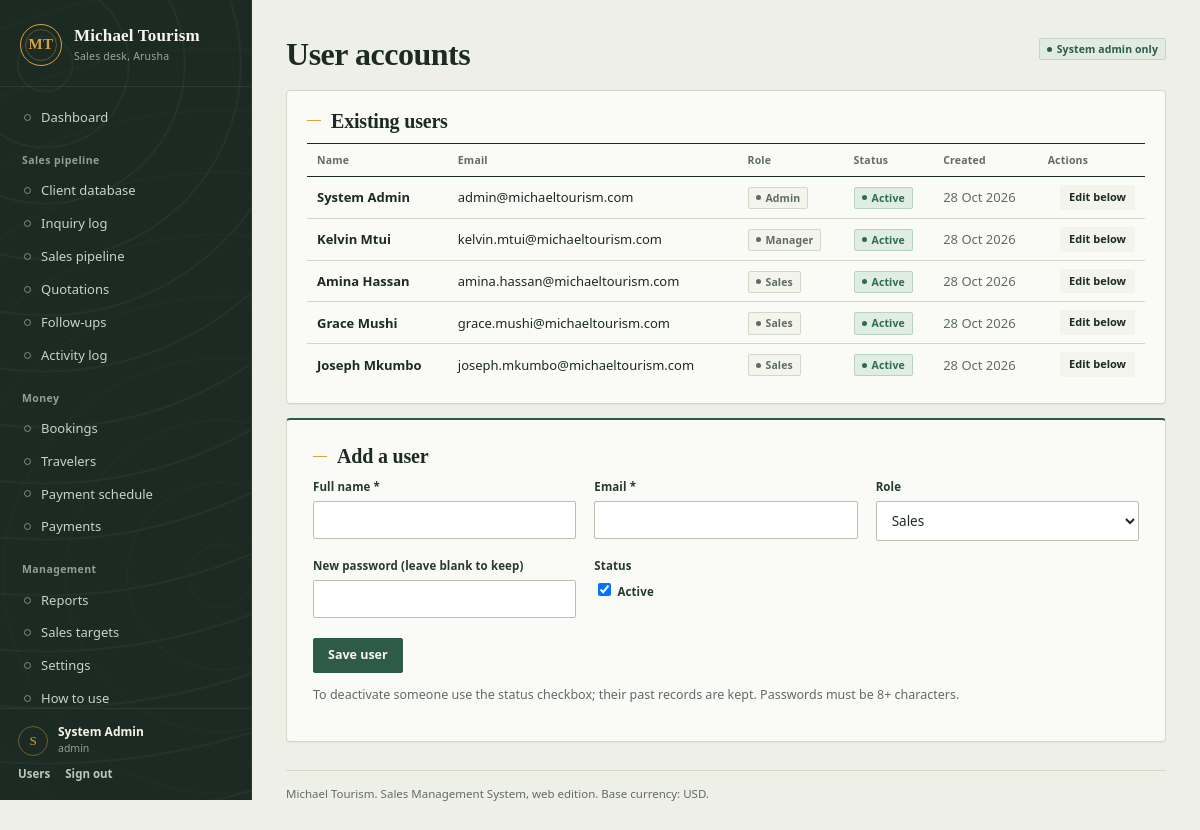
The app's page /users (signed in) with its own data.
### tables this page shows
CREATE TABLE IF NOT EXISTS `users` (
  `id`            INT AUTO_INCREMENT PRIMARY KEY,
  `name`          VARCHAR(100) NOT NULL,
  `email`         VARCHAR(150) NOT NULL UNIQUE,
  `salt`          VARCHAR(64)  NOT NULL,
  `password_hash` VARCHAR(64)  NOT NULL,
  `role`          ENUM('admin','manager','sales') NOT NULL DEFAULT 'sales',
  `active`        TINYINT(1) NOT NULL DEFAULT 1,
  `created_at`    TIMESTAMP NOT NULL DEFAULT CURRENT_TIMESTAMP
);

### app/controllers/users.php (called while the page is built, shortened)
<?php
function users_index(): void
{
    $rows = DB::all('SELECT id, name, email, role, active, created_at FROM users ORDER BY role, name');
    $editId = (int)($_GET['edit'] ?? 0);
    $u = $editId > 0 ? DB::one('SELECT id, name, email, role, active FROM users WHERE id=?', [$editId]) : null;
    view('users', compact('rows', 'u'));
}

### public/router.php (called while the page is built, shortened)
<?php
$script = str_replace('\\', '/', (string)($_SERVER['SCRIPT_NAME'] ?? '/router.php'));
$base   = rtrim(str_replace('\\', '/', dirname($script)), '/');
require __DIR__ . '/index.php';

### app/DB.php (called while the page is built, shortened)
<?php
final class DB
{
    private static $pdo = null;
    public static function pdo(): PDO
    {
        if (self::$pdo instanceof PDO) return self::$pdo;
        $dsn_host = Env::get('DB_HOST', '127.0.0.1');
        $dsn_port = Env::int('DB_PORT', 3306);
        $name     = Env::get('DB_NAME', '');
        $user     = Env::get('DB_USER', 'root');
        $pass     = Env::get('DB_PASS', '');
        $charset  = Env::get('DB_CHARSET', 'utf8mb4');
        $dsn = "mysql:host={$dsn_host};port={$dsn_port};dbname={$name};charset={$charset}";
        try {
            self::$pdo = new PDO($dsn, $user, $pass, [
                PDO::ATTR_ERRMODE            => PDO::ERRMODE_EXCEPTION,
                PDO::ATTR_DEFAULT_FETCH_MODE => PDO::FETCH_ASSOC,
                PDO::ATTR_EMULATE_PREPARES   => false,
            ]);
        } catch (PDOException $e) {
            http_response_code(500);
            error_log('DB connect failed: ' . $e->getMessage());
            exit('Database connection failed - check the credentials in .envWebVersion');
        }
        return self::$pdo;
    }
    public static function all(string $sql, array $params = []): array
    {
        $st = self::pdo()->prepare($sql);
        $st->execute($params);
        return $st->fetchAll();
    }
    public static function one(string $sql, array $params = []): ?array
    {
        $st = self::pdo()->prepare($sql);
        $st->execute($params);
        $row = $st->fetch();
        return $row === false ? null : $row;
    }
}

### app/Auth.php (called while the page is built, shortened)
<?php
final class Auth
{
    public static function user(): ?array
    {
        return DB::one('SELECT * FROM users WHERE id = ? AND active = 1', [$_SESSION['user_id']]);
    }
}

### app/Env.php (called while the page is built, shortened)
<?php
final class Env
{
    private static $values = [];
    public static function get(string $key, string $default = ''): string
    {
        $env = getenv($key);
        if ($env !== false && $env !== '') return $env;
        return self::$values[$key] ?? $default;
    }
}

### app/views/users.php (the view, shortened to what this page needs)
<div class="topbar"><h1>User accounts</h1><span class="bdg info">System admin only</span></div>
<div class="card full">
  <h2>Existing users</h2>
  <div class="tablewrap">
  <table class="grid">
    <thead><tr><th>Name</th><th>Email</th><th>Role</th><th>Status</th><th>Created</th><th class="ops">Actions</th></tr></thead>
    <tbody>
    <?php foreach ($rows as $r): ?>
      <tr>
        <td><b><?= e($r['name']) ?></b></td><td><?= e($r['email']) ?></td>
        <td><?= badge(ucfirst($r['role'])) ?></td>
        <td><?= badge($r['active'] ? 'Active' : 'Inactive') ?></td>
        <td class="dt"><?= e(date('d M Y', strtotime($r['created_at']))) ?></td>
        <td class="ops"><a class="btn tiny" href="<?= e(url('page=users&edit=' . (int)$r['id'])) ?>#user-form">Edit below</a></td>
      </tr>
    <?php endforeach; ?>
    </tbody>
  </table>
  </div>
</div>
<?php $eu = $u ?? null; ?>
<div class="card form" id="user-form">
  <h2><?= $eu ? 'Edit ' . e($eu['name']) : 'Add a user' ?></h2>
  <form method="post" action="<?= e(url('page=save_user')) ?>">
    <div class="fgrid">
      <div class="field"><label>Full name *</label><input type="text" name="name" required value="<?= e($eu['name'] ?? '') ?>"></div>
      <div class="field"><label>Email *</label><input type="email" name="email" required value="<?= e($eu['email'] ?? '') ?>"></div>
      <div class="field"><label>Role</label>
        <select name="role">
          <?php foreach (['sales', 'manager', 'admin'] as $role): ?>
            <option value="<?= $role ?>" <?= ($eu['role'] ?? 'sales') === $role ? 'selected' : '' ?>><?= ucfirst($role) ?></option>
          <?php endforeach; ?>
        </select></div>
      <div class="field"><label>New password (leave blank to keep)</label><input type="password" name="password" minlength="8"></div>
      <div class="field"><label>Status</label>
        <label class="chk"><input type="checkbox" name="active" <?= !$eu || $eu['active'] ? 'checked' : '' ?>> Active</label></div>
    </div>
    <div class="formfoot"><button class="btn primary" type="submit">Save user</button></div>
  </form>
  <p class="hint">To deactivate someone use the status checkbox; their past records are kept. Passwords must be 8+ characters.</p>
</div>

### app/helpers.php (shortened to what this page needs)
<?php
function base_path(): string
{
    static $base = null;
    if ($base !== null) return $base;
    $docRoot = realpath((string)($_SERVER['DOCUMENT_ROOT'] ?? ''));
    $public  = realpath(dirname(__DIR__) . '/public');
    if ($docRoot !== false && $docRoot !== '/' && $public !== false && str_starts_with($public, $docRoot)) {
        $rel = substr($public, strlen($docRoot));
        return $base = rtrim(str_replace('\\', '/', $rel), '/');
    }
    $script = str_replace('\\', '/', (string)($_SERVER['SCRIPT_NAME'] ?? ''));
    $dir    = rtrim(str_replace('\\', '/', dirname($script)), '/');
    return $base = $dir;
}
function route_path(string $query): string
{
    parse_str($query, $q);
    $page   = preg_replace('/[^a-z_]/', '', strtolower((string)($q['page'] ?? 'dashboard'))) ?: 'dashboard';
    $action = (string)($q['action'] ?? '');
    $edit   = (int)($q['edit'] ?? 0);
    $consumed = ['page' => true, 'action' => true, 'id' => true, 'edit' => true, 'token' => true];
    $extra    = array_diff_key($q, $consumed);
    switch ($page) {
        case 'dashboard':
            $path = '/';
            break;
        case 'logout':
            $path = '/logout';
            break;
        case 'reports':
        case 'help':
        case 'settings':
            $path = '/' . $page;
            break;
        case 'users':
            $path = $edit > 0 ? '/users/' . $edit . '/edit' : '/users';
            break;
        case 'save_user':
            $path = '/users/save';
            break;
        case 'draft_save':
            $path = '/drafts/save';
            break;
        case 'draft_discard':
            $path = '/drafts/discard';
            break;
        default:
            $slug = str_replace('_', '-', $page);
            $path = '/' . $slug;
            break;
    }
    $qs = $extra ? '?' . http_build_query($extra) : '';
    return $path . $qs;
}
function url(string $query): string
{
    return base_path() . route_path($query);
}
function asset_url(string $path): string
{
    return base_path() . '/assets/' . ltrim($path, '/');
}
function e(?string $s): string
{
    return htmlspecialchars((string)$s, ENT_QUOTES, 'UTF-8');
}
function base_currency(): string
{
    return strtoupper(Env::get('BASE_CURRENCY', 'USD'));
}
function badge(string $status): string
{
    $s = trim((string)$status);
    $map = [
        'Completed' => 'ok', 'Accepted' => 'ok', 'Paid' => 'ok', 'Active' => 'ok',
        'Confirmed' => 'ok', 'Won' => 'ok', 'Yes' => 'ok',
        'Scheduled' => 'info', 'Sent' => 'info', 'Prospect' => 'info', 'Partially Paid' => 'info',
        'Qualified' => 'info', 'In Progress' => 'info', 'Revised' => 'info', 'Refunded' => 'info',
        'Tentative' => 'warn', 'Pending' => 'warn', 'Unpaid' => 'warn', 'Overdue' => 'bad',
        'Partially Converted' => 'warn', 'Quote Sent' => 'warn', 'Dormant' => 'warn',
        'Lost' => 'bad', 'Cancelled' => 'bad', 'Declined' => 'bad', 'Expired' => 'bad', 'Rejected' => 'bad',
        'Inactive' => 'dim', 'No' => 'dim', 'Draft' => 'dim', 'Open' => 'info',
    ];
    $cls = $map[$s] ?? 'dim';
    return '<span class="bdg ' . $cls . '">' . e($s) . '</span>';
}

### app/views/layout.php (shortened to what this page needs)
<?php
$isBare = !empty($bare);
?><!DOCTYPE html>
<html lang="en">
<head>
<link rel="stylesheet" href="<?= e(asset_url('style.css')) ?>">
</head>
<body class="<?= $isBare ? 'bare' : '' ?>"
      <?php if (!$isBare): ?>data-draft-save-url="<?= e(url('page=draft_save')) ?>"
      data-draft-discard-url="<?= e(url('page=draft_discard')) ?>"<?php endif; ?>>
<?php if (!empty($bare)): ?>
  <?= $content ?>
<?php else: ?>
<div class="shell">
  <aside class="side">
    <div class="brand">
      <span class="mark" aria-hidden="true">MT</span>
      <div class="brandtext"><b>Michael Tourism</b><span>Sales desk, Arusha</span></div>
    </div>
    <nav aria-label="Main navigation">
      <a href="<?= e(url('page=dashboard')) ?>" <?= ($page ?? '') === 'dashboard' ? 'class="on"' : '' ?>>Dashboard</a>
      <?php
        $groups = [
          'Sales pipeline' => [
            ['clients',      'Client database'],
            ['inquiries',    'Inquiry log'],
            ['pipeline',     'Sales pipeline'],
            ['quotations',   'Quotations'],
            ['followups',    'Follow-ups'],
            ['activities',   'Activity log'],
          ],
          'Money' => [
            ['bookings',     'Bookings'],
            ['travelers',    'Travelers'],
            ['schedule',     'Payment schedule'],
            ['payments',     'Payments'],
          ],
          'Management' => [
            ['reports',      'Reports'],
            ['targets',      'Sales targets'],
            ['settings',     'Settings'],
            ['help',         'How to use'],
          ],
          'Library' => [
            ['content_library',   'Content library'],
            ['message_templates', 'Message templates'],
            ['task_templates',    'Task templates'],
          ],
        ];
        foreach ($groups as $label => $items): ?>
          <div class="navgrp"><?= e($label) ?></div>
          <?php foreach ($items as [$p, $txt]): ?>
            <a href="<?= e(url('page=' . $p)) ?>" <?= ($page ?? '') === $p ? 'class="on"' : '' ?>><?= e($txt) ?></a>
          <?php endforeach; ?>
        <?php endforeach; ?>
    </nav>
    <?php $meName = (string)($user['name'] ?? 'Michael Tourism'); ?>
    <div class="me">
      <div class="me-row">
        <span class="avatar" aria-hidden="true"><?= e(strtoupper(substr($meName, 0, 1))) ?></span>
        <div>
          <div class="me-name"><?= e($meName) ?></div>
          <div class="me-role"><?= e($user['role'] ?? '') ?></div>
        </div>
      </div>
      <div class="me-links">
        <a href="<?= e(url('page=users')) ?>">Users</a>
        <a href="<?= e(url('page=logout')) ?>" data-draft-flush>Sign out</a>
      </div>
    </div>
  </aside>
  <main class="main">
    <?= $content ?>
    <footer class="foot">Michael Tourism. Sales Management System, web edition. Base currency: <?= e($base_cur) ?>.</footer>
  </main>
</div>
<?php endif; ?>
</body>
</html>

### records on screen
users: name "S", name "System Admin", role "admin", email "admin@michaeltourism.com", s "Admin Active", created_at "28 Oct 2026"
users: name "Kelvin Mtui", email "kelvin.mtui@michaeltourism.com", s "Manager Active", created_at "28 Oct 2026"
users: name "Amina Hassan", email "amina.hassan@michaeltourism.com", s "Sales Active", created_at "28 Oct 2026"
users: name "Grace Mushi", email "grace.mushi@michaeltourism.com", s "Sales Active", created_at "28 Oct 2026"
users: name "Joseph Mkumbo", email "joseph.mkumbo@michaeltourism.com", s "Sales Active", created_at "28 Oct 2026"

### other values on screen
$label "Sales pipeline"
$txt "Client database"
$txt "Inquiry log"
$txt "Sales pipeline"
$txt "Quotations"
$txt "Follow-ups"
$txt "Activity log"
$label "Money"
$txt "Bookings"
$txt "Travelers"
$txt "Payment schedule"
$txt "Payments"
$label "Management"
$txt "Reports"
$txt "Sales targets"
